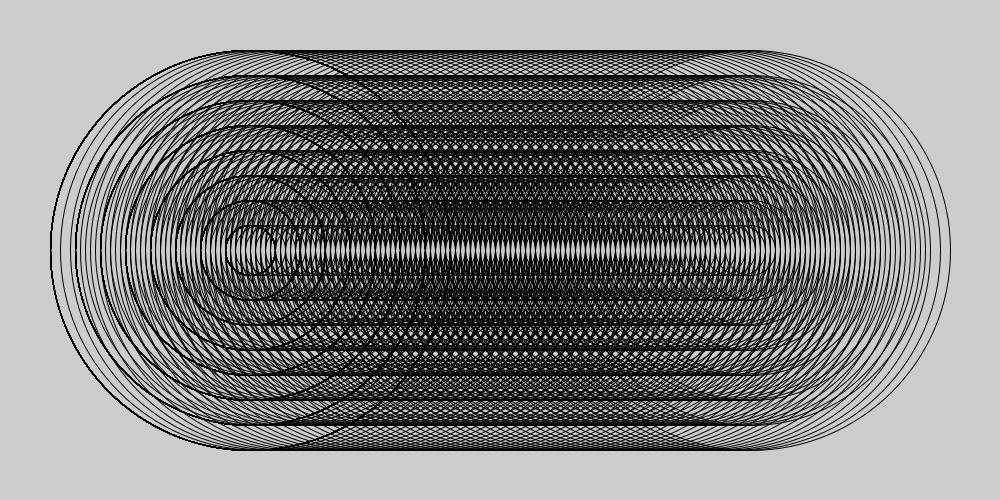
Frame 1 (no input)
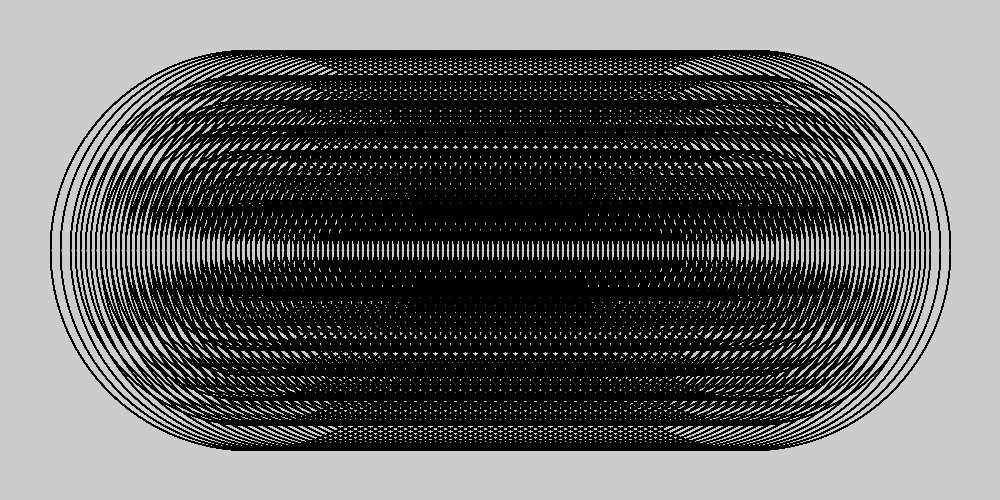
Frame 60 (the mouse pressed at the canvas centre just before this capture)
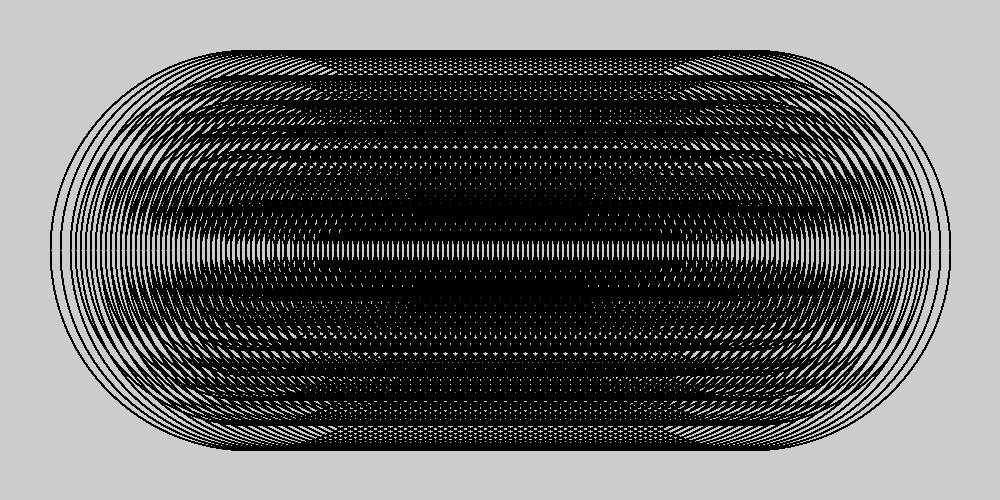
Frame 120 (the mouse held since frame 60 and released just before this capture)

The Processing sketch that drew these frames (run headless with seeded random() and noise(); from frame 60 on, the mouse is pressed at the canvas centre):

// Processing sketch: amazing_rings
// ── amazing_rings.pde

  /*** Go to the recipe to run the demonstration before starting this program ***/

void setup() {
  /* Set the size of your sketch to be a rectangle like in the recipe demonstration */
  size(1000,500);
  /* Call the noFill() command so all the ellipses will be transparent */
noFill();
}


void draw() {

        /* Use a for loop to make the first set of rings that will start in the left half of the window
        (you can use the code from your Bullseye program).*/  
        int speed = 10;
        for(int x = 250; x <= 750; x+= speed){
        for(int ellipse = 400; ellipse > 0; ellipse -= 1){
  if(ellipse % 100 == 0){
   
   ellipse(x,250,ellipse,ellipse);
  }
  if(ellipse % 100 == 50){
    
    ellipse(x,250,ellipse,ellipse);
  }
      
  }
  
    
}
        for(int x = 750; x >= 250; x-=speed){
         for(int ellipse = 400; ellipse > 0; ellipse -= 1){
  if(ellipse % 100 == 0){
   
   ellipse(250,250,ellipse,ellipse);
  }
  if(ellipse % 100 == 50){
    
    ellipse(250,250,ellipse,ellipse);
  }
        }
        /*Make this set of rings move across the sketch to the right 
        Hint: make two variables, one for x and another for the speed. 
        Then increase x by the amount in speed */
        }
        /*When the rings reach the right side of the sketch, reverse the direction so they move
        Hint: speed = -speed */

         
         
        /*When the rings reach the left side of the sketch, reverse the direction again */
        
         
 //CHALLENGE - to finish the Amazing Rings 
 
        /*Add another for loop to draw the second set of rings that will start in the right half of the window */
        
        
        /*Make this set of rings move in the opposite direction to the other rings 
        These rings must also "bounce" off the sides of the window.*/
        
}
